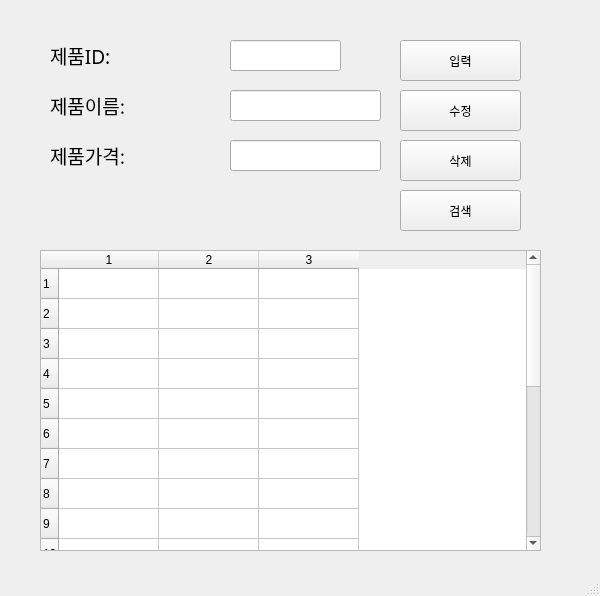
<?xml version="1.0" encoding="UTF-8"?>
<ui version="4.0">
 <class>MainWindow</class>
 <widget class="QMainWindow" name="MainWindow">
  <property name="geometry">
   <rect>
    <x>0</x>
    <y>0</y>
    <width>600</width>
    <height>596</height>
   </rect>
  </property>
  <property name="windowTitle">
   <string>MainWindow</string>
  </property>
  <widget class="QWidget" name="centralwidget">
   <widget class="QLabel" name="label">
    <property name="geometry">
     <rect>
      <x>50</x>
      <y>40</y>
      <width>101</width>
      <height>31</height>
     </rect>
    </property>
    <property name="font">
     <font>
      <family>맑은 고딕</family>
      <pointsize>14</pointsize>
     </font>
    </property>
    <property name="text">
     <string>제품ID:</string>
    </property>
   </widget>
   <widget class="QLabel" name="label_2">
    <property name="geometry">
     <rect>
      <x>50</x>
      <y>90</y>
      <width>131</width>
      <height>31</height>
     </rect>
    </property>
    <property name="font">
     <font>
      <family>맑은 고딕</family>
      <pointsize>14</pointsize>
     </font>
    </property>
    <property name="text">
     <string>제품이름:</string>
    </property>
   </widget>
   <widget class="QLabel" name="label_3">
    <property name="geometry">
     <rect>
      <x>50</x>
      <y>140</y>
      <width>131</width>
      <height>31</height>
     </rect>
    </property>
    <property name="font">
     <font>
      <family>맑은 고딕</family>
      <pointsize>14</pointsize>
     </font>
    </property>
    <property name="text">
     <string>제품가격:</string>
    </property>
   </widget>
   <widget class="QLineEdit" name="prodID">
    <property name="geometry">
     <rect>
      <x>230</x>
      <y>40</y>
      <width>111</width>
      <height>31</height>
     </rect>
    </property>
   </widget>
   <widget class="QLineEdit" name="prodName">
    <property name="geometry">
     <rect>
      <x>230</x>
      <y>90</y>
      <width>151</width>
      <height>31</height>
     </rect>
    </property>
   </widget>
   <widget class="QLineEdit" name="prodPrice">
    <property name="geometry">
     <rect>
      <x>230</x>
      <y>140</y>
      <width>151</width>
      <height>31</height>
     </rect>
    </property>
   </widget>
   <widget class="QPushButton" name="pushButton">
    <property name="geometry">
     <rect>
      <x>400</x>
      <y>40</y>
      <width>121</width>
      <height>41</height>
     </rect>
    </property>
    <property name="text">
     <string>입력</string>
    </property>
   </widget>
   <widget class="QPushButton" name="pushButton_2">
    <property name="geometry">
     <rect>
      <x>400</x>
      <y>90</y>
      <width>121</width>
      <height>41</height>
     </rect>
    </property>
    <property name="text">
     <string>수정</string>
    </property>
   </widget>
   <widget class="QPushButton" name="pushButton_3">
    <property name="geometry">
     <rect>
      <x>400</x>
      <y>140</y>
      <width>121</width>
      <height>41</height>
     </rect>
    </property>
    <property name="text">
     <string>삭제</string>
    </property>
   </widget>
   <widget class="QPushButton" name="pushButton_4">
    <property name="geometry">
     <rect>
      <x>400</x>
      <y>190</y>
      <width>121</width>
      <height>41</height>
     </rect>
    </property>
    <property name="text">
     <string>검색</string>
    </property>
   </widget>
   <widget class="QTableWidget" name="tableWidget">
    <property name="geometry">
     <rect>
      <x>40</x>
      <y>250</y>
      <width>501</width>
      <height>301</height>
     </rect>
    </property>
    <property name="rowCount">
     <number>20</number>
    </property>
    <property name="columnCount">
     <number>3</number>
    </property>
    <row/>
    <row/>
    <row/>
    <row/>
    <row/>
    <row/>
    <row/>
    <row/>
    <row/>
    <row/>
    <row/>
    <row/>
    <row/>
    <row/>
    <row/>
    <row/>
    <row/>
    <row/>
    <row/>
    <row/>
    <column/>
    <column/>
    <column/>
   </widget>
  </widget>
  <widget class="QMenuBar" name="menubar">
   <property name="geometry">
    <rect>
     <x>0</x>
     <y>0</y>
     <width>600</width>
     <height>22</height>
    </rect>
   </property>
  </widget>
  <widget class="QStatusBar" name="statusbar"/>
 </widget>
 <resources/>
 <connections>
  <connection>
   <sender>pushButton</sender>
   <signal>clicked()</signal>
   <receiver>MainWindow</receiver>
   <slot>addProduct()</slot>
   <hints>
    <hint type="sourcelabel">
     <x>394</x>
     <y>72</y>
    </hint>
    <hint type="destinationlabel">
     <x>470</x>
     <y>95</y>
    </hint>
   </hints>
  </connection>
  <connection>
   <sender>pushButton_2</sender>
   <signal>clicked()</signal>
   <receiver>MainWindow</receiver>
   <slot>updateProduct()</slot>
   <hints>
    <hint type="sourcelabel">
     <x>418</x>
     <y>129</y>
    </hint>
    <hint type="destinationlabel">
     <x>470</x>
     <y>136</y>
    </hint>
   </hints>
  </connection>
  <connection>
   <sender>pushButton_3</sender>
   <signal>clicked()</signal>
   <receiver>MainWindow</receiver>
   <slot>removeProduct()</slot>
   <hints>
    <hint type="sourcelabel">
     <x>409</x>
     <y>175</y>
    </hint>
    <hint type="destinationlabel">
     <x>469</x>
     <y>183</y>
    </hint>
   </hints>
  </connection>
  <connection>
   <sender>pushButton_4</sender>
   <signal>clicked()</signal>
   <receiver>MainWindow</receiver>
   <slot>getProduct()</slot>
   <hints>
    <hint type="sourcelabel">
     <x>406</x>
     <y>219</y>
    </hint>
    <hint type="destinationlabel">
     <x>471</x>
     <y>229</y>
    </hint>
   </hints>
  </connection>
 </connections>
 <slots>
  <slot>addProduct()</slot>
  <slot>updateProduct()</slot>
  <slot>removeProduct()</slot>
  <slot>getProduct()</slot>
 </slots>
</ui>
